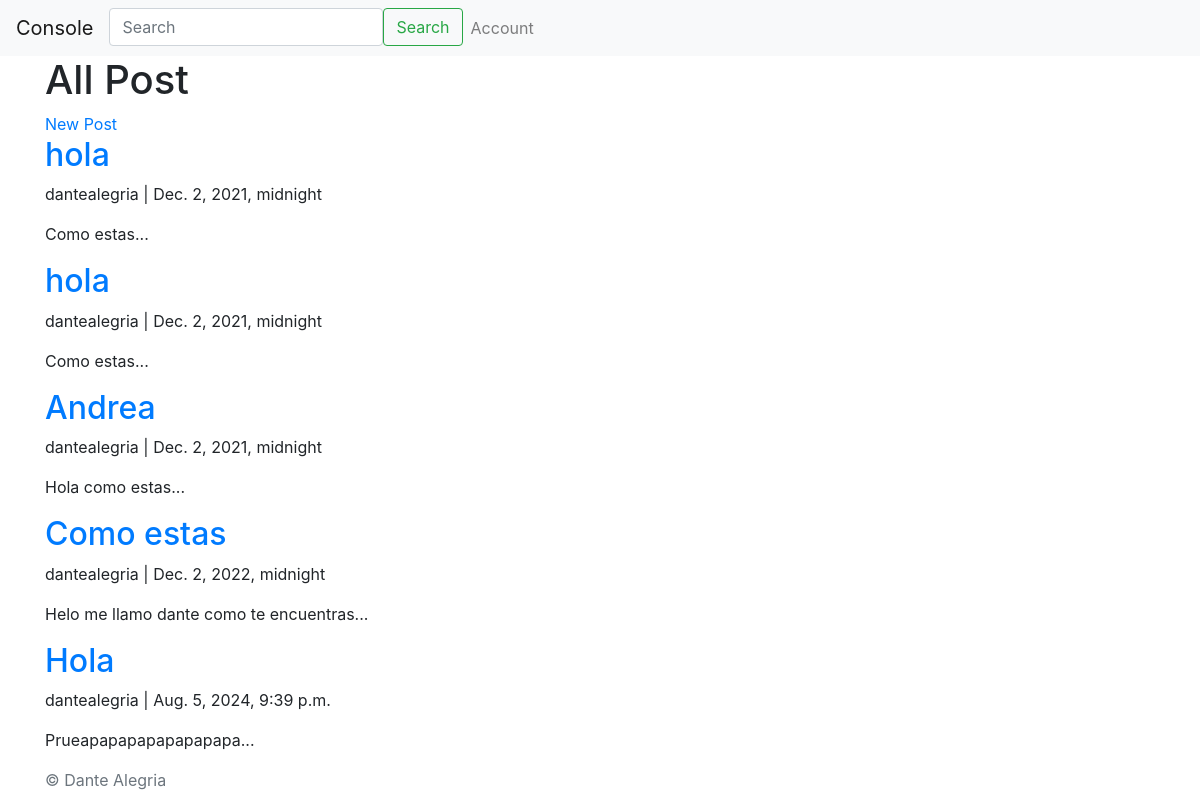
The page /main/home/post on the database as committed earlier.
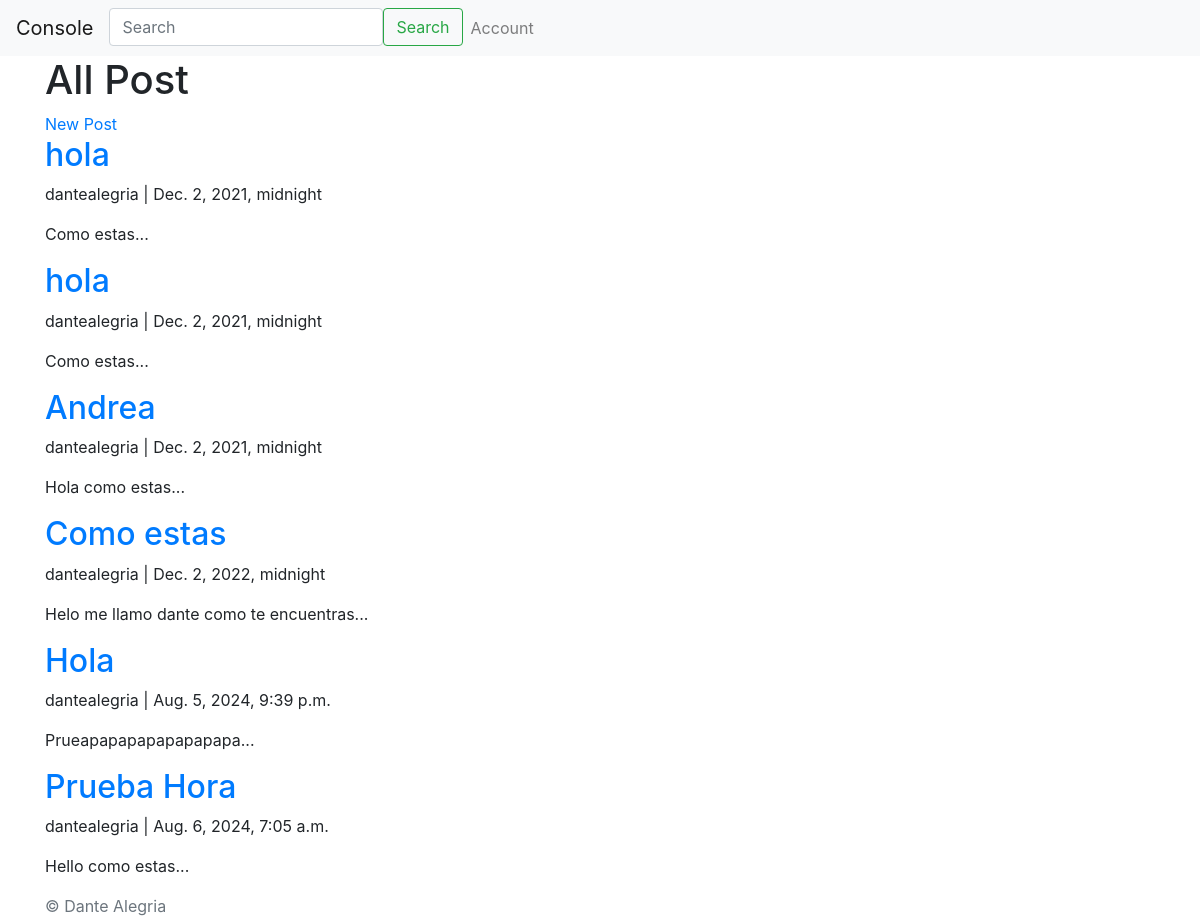
The same page on the database as committed later.
### Main/models.py (models this page shows, shortened)
class Post(models.Model):
    title = models.CharField(max_length=200)
    content = models.TextField()
    author = models.ForeignKey(User, on_delete=models.CASCADE)
    published_at = models.DateTimeField(default=timezone.now)
    def short_content(self):
        return self.content[:100] + '...'

### Main/views.py (the view)
# urls.py: urls.path('home/post', views.post_list, name='post_list'),
def post_list(request):
    posts = Post.objects.filter(published_at__lte=timezone.now()).order_by('published_at')
    return render(request, 'post_list.html', {'posts': posts})

### Main/templates/post_list.html
{% extends 'base_Main.html' %}
{% block content %}
  <h1>All Post</h1>
  <a href="{% url 'post_new' %}">New Post</a>
  <div id="list">
    {% for post in posts %}
      <div>
        <h2><a href="{% url 'post_detail' post.id %}">{{ post.title }}</a></h2>
        <p>{{ post.author }} | {{ post.published_at }}</p>
        <p>{{ post.short_content}}</p>
      </div>
    {% endfor %}
  </div>
{% endblock %}

Rows that differ between the two databases and show on the page:
added Post: title "Prueba Hora", author "dantealegria", published_at "Aug. 6, 2024, 7:05 a.m.", short_content "Hello como estas..."
